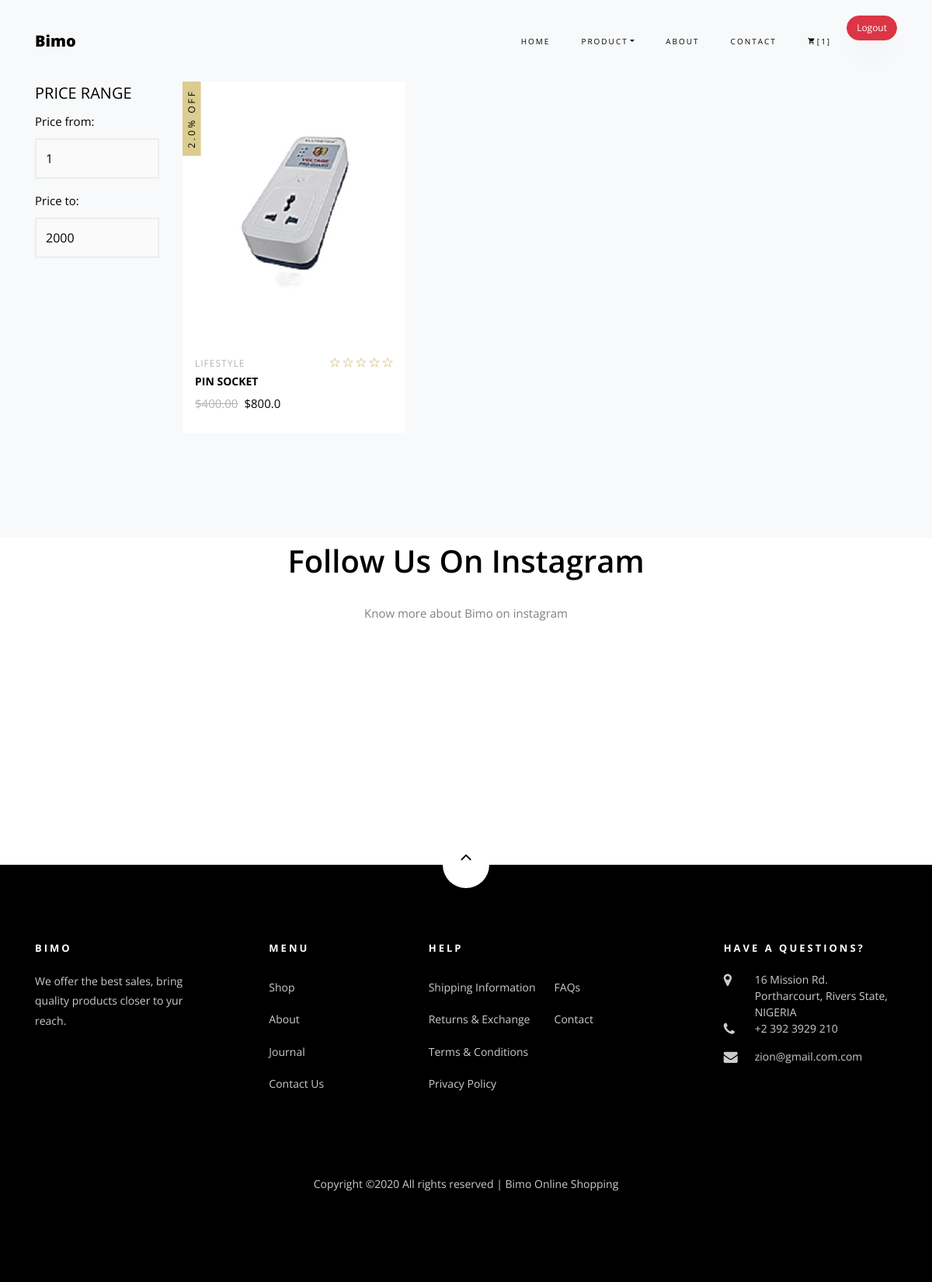
Screenshot of /Bimo/Electronics/ (signed in) with the database file from the repository.
### Shopping/models.py (models this page shows, shortened)
class Order(models.Model):
    user = models.ForeignKey(settings.AUTH_USER_MODEL, on_delete=models.CASCADE)
    items = models.ManyToManyField(OrderedItem)
    date_ordered = models.DateTimeField(auto_now_add=True)
    status = models.BooleanField(default=False)
    billing_address = models.ForeignKey(
        'BillingAddress',on_delete=models.SET_NULL, null=True, blank=True)
    payment= models.ForeignKey(
        'Payment',on_delete=models.SET_NULL, null=True, blank=True)

class product(models.Model):
    slug = models.SlugField(default=PRODUCT_ID)
    title = models.CharField(max_length=100)
    price = models.FloatField()
    discount = models.FloatField(null=True, blank=True)
    P_type = models.CharField(choices=PRODUCT_TYPE, max_length=2)
    size = models.CharField(choices=PRODUCT_SIZE, max_length=2)
    sample = models.ImageField()
    Date = models.DateTimeField(auto_now=True)
    Time = models.TimeField(auto_now=True)

### Shopping/views.py (the view)
# urls.py: path('Electronics/', Electronics, name='Electronics'),
@login_required()
def Electronics(request):
  products = product.objects.filter(P_type='EL')
  context = {'Electronic':products}
  return render(request,'electronics.html',context)

### Shopping/templatetags/cart_template_tags.py (called while the page is built)
@register.filter
def cart_item_count(user):
    if user.is_authenticated:
        qs = Order.objects.filter(user=user, status=False)
        if qs.exists():
            return qs[0].items.count()
    return 0

### templates/electronics.html (shortened to what this page needs)
{% extends 'base.html'%}
{% block header %}
{% load static %}
    <section class="ftco-section bg-light">
    	<div class="container">
    		<div class="row">
    			<div class="col-md-8 col-lg-10 order-md-last">
    				<div class="row">
                        {% for product in Electronic %}
		    			<div class="col-sm-12 col-md-12 col-lg-4 ftco-animate d-flex">
		    				<div class="product d-flex flex-column">
		    					<a href="{% url 'Product_Single' product.slug %}" class="img-prod"><img class="img-fluid" src="{{product.sample.url}}" alt="Colorlib Template">
		    						<span class="status">{{product.discount}}% Off</span>
		    					</a>
		    					<div class="text py-3 pb-4 px-3">
		    						<div class="d-flex">
		    							<div class="cat">
				    						<span>Lifestyle</span>
				    					</div>
				    					<div class="rating">
			    							<p class="text-right mb-0">
			    								<a href="#"><span class="ion-ios-star-outline"></span></a>
			    								<a href="#"><span class="ion-ios-star-outline"></span></a>
			    								<a href="#"><span class="ion-ios-star-outline"></span></a>
			    								<a href="#"><span class="ion-ios-star-outline"></span></a>
			    								<a href="#"><span class="ion-ios-star-outline"></span></a>
			    							</p>
			    						</div>
			    					</div>
		    						<h3><a href="#">{{product.title}}</a></h3>
		  							<div class="pricing">
			    						<p class="price"><span class="mr-2 price-dc">$400.00</span><span class="price-sale">${{product.price}}</span></p>
			    					</div>
		    					</div>
		    				</div>
		    			</div>
						{% endfor %}
		    		</div>
		    	</div>
		    	<div class="col-md-4 col-lg-2">
		    		<div class="sidebar">
							<div class="sidebar-box-2">
								<h2 class="heading">Price Range</h2>
								<form method="post" class="colorlib-form-2">
		              <div class="row">
		                <div class="col-md-12">
		                  <div class="form-group">
		                    <label for="guests">Price from:</label>
		                    <div class="form-field">
		                      <select name="people" id="people" class="form-control">
		                        <option value="#">1</option>
		                      </select>
		                    </div>
		                  </div>
		                </div>
		                <div class="col-md-12">
		                  <div class="form-group">
		                    <label for="guests">Price to:</label>
		                    <div class="form-field">
		                      <select name="people" id="people" class="form-control">
		                        <option value="#">2000</option>
		                      </select>
		                    </div>
		                  </div>
		                </div>
		              </div>
		            </form>
							</div>
						</div>
    			</div>
    		</div>
    	</div>
    </section>
<section class="ftco-gallery">
    	<div class="container">
    		<div class="row justify-content-center">
    			<div class="col-md-8 heading-section text-center mb-4 ftco-animate">
            <h2 class="mb-4">Follow Us On Instagram</h2>
            <p>Know more about Bimo on instagram</p>
          </div>
    		</div>
    	</div>
    	<div class="container-fluid px-0">
    		<div class="row no-gutters">
        </div>
    	</div>
    </section>
    <footer class="ftco-footer ftco-section">
      <div class="container">
      	<div class="row">
      		<div class="mouse">
						<a href="#" class="mouse-icon">
							<div class="mouse-wheel"><span class="ion-ios-arrow-up"></span></div>
						</a>
					</div>
      	</div>
        <div class="row mb-5">
          <div class="col-md">
            <div class="ftco-footer-widget mb-4">
              <h2 class="ftco-heading-2">Bimo</h2>
              <p>We offer the best sales, bring quality products closer to yur reach.</p>
              <ul class="ftco-footer-social list-unstyled float-md-left float-lft mt-5">
              </ul>
            </div>
          </div>
          <div class="col-md">
            <div class="ftco-footer-widget mb-4 ml-md-5">
              <h2 class="ftco-heading-2">Menu</h2>
              <ul class="list-unstyled">
                <li><a href="#" class="py-2 d-block">Shop</a></li>
                <li><a href="#" class="py-2 d-block">About</a></li>
                <li><a href="#" class="py-2 d-block">Journal</a></li>
                <li><a href="#" class="py-2 d-block">Contact Us</a></li>
              </ul>
            </div>
          </div>
          <div class="col-md-4">
             <div class="ftco-footer-widget mb-4">
              <h2 class="ftco-heading-2">Help</h2>
              <div class="d-flex">
	              <ul class="list-unstyled mr-l-5 pr-l-3 mr-4">
	                <li><a href="#" class="py-2 d-block">Shipping Information</a></li>
	                <li><a href="#" class="py-2 d-block">Returns &amp; Exchange</a></li>
	                <li><a href="#" class="py-2 d-block">Terms &amp; Conditions</a></li>
	                <li><a href="#" class="py-2 d-block">Privacy Policy</a></li>
	              </ul>
	              <ul class="list-unstyled">
	                <li><a href="#" class="py-2 d-block">FAQs</a></li>
	                <li><a href="#" class="py-2 d-block">Contact</a></li>
	              </ul>
	            </div>
            </div>
          </div>
          <div class="col-md">
            <div class="ftco-footer-widget mb-4">
            	<h2 class="ftco-heading-2">Have a Questions?</h2>
            	<div class="block-23 mb-3">
	              <ul>
	                <li><span class="icon icon-map-marker"></span><span class="text">16 Mission Rd. Portharcourt,  Rivers State, NIGERIA</span></li>
	                <li><a href="#"><span class="icon icon-phone"></span><span class="text">+2 392 3929 210</span></a></li>
	                <li><a href="#"><span class="icon icon-envelope"></span><span class="text">zion@gmail.com.com</span></a></li>
	              </ul>
	            </div>
            </div>
          </div>
        </div>
        <div class="row">
          <div class="col-md-12 text-center">
            <p>
						  Copyright &copy;<script>document.write(new Date().getFullYear());</script> All rights reserved | Bimo Online Shopping</i></a>
						</p>
          </div>
        </div>
      </div>
    </footer>
 {% endblock %}

### templates/base.html (shortened to what this page needs)
{% load static %}
{% load cart_template_tags %}
<!DOCTYPE html>
<html lang="en">
  <head>
    <link rel="stylesheet" href="{% static 'assets/css/open-iconic-bootstrap.min.css' %}">
    <link rel="stylesheet" href="{% static 'assets/css/animate.css' %}">
    <link rel="stylesheet" href="{% static 'assets/css/owl.carousel.min.css' %}">
    <link rel="stylesheet" href="{% static 'assets/css/owl.theme.default.min.css' %}">
    <link rel="stylesheet" href="{% static 'assets/css/magnific-popup.css' %}">
    <link rel="stylesheet" href="{% static 'assets/css/aos.css' %}">
    <link rel="stylesheet" href="{% static 'assets/css/ionicons.min.css' %}">
    <link rel="stylesheet" href="{% static 'assets/css/bootstrap-datepicker.css' %}">
    <link rel="stylesheet" href="{% static 'assets/css/jquery.timepicker.css' %}">
    <link rel="stylesheet" href="{% static 'assets/css/flaticon.css' %}">
    <link rel="stylesheet" href="{% static 'assets/css/icomoon.css' %}">
    <link rel="stylesheet" href="{% static 'assets/css/style.css' %}">
  </head>
  <body class="goto-here">
    <nav class="navbar navbar-expand-lg navbar-dark ftco_navbar bg-dark ftco-navbar-light" id="ftco-navbar">
        <div class="container">
          <a class="navbar-brand" href="index.html">Bimo</a>
          <div class="collapse navbar-collapse" id="ftco-nav">
            <ul class="navbar-nav ml-auto">
              <li class="nav-item active"><a href="{% url 'Index' %}" class="nav-link">Home</a></li>
              <li class="nav-item dropdown">
              <a class="nav-link dropdown-toggle" href="#" id="dropdown04" data-toggle="dropdown" aria-haspopup="true" aria-expanded="false">Product</a>
            </li>
              <li class="nav-item"><a href="{% url 'About' %}" class="nav-link">About</a></li>
              <li class="nav-item"><a href="{% url 'Contact' %}" class="nav-link">Contact</a></li>
              <li class="nav-item cta cta-colored"><a href="{% url 'Cart' %}" class="nav-link"><span class="icon-shopping_cart"></span>[{{request.user|cart_item_count}}]</a></li>
              <br><form action="{% url 'Logout' %}" method="post">{% csrf_token %}
                   {% if user.is_authenticated %}
                   <li class="nav-item"><button type="submit" class="btn btn-danger">Logout</button></a></li>
              </form>
                {% else %}
                     <li class="nav-item"><a href="{% url 'home' %}" ><button type="submit" class="btn btn-info">Login</button></a></li>
                    {% endif %}
            </ul>
          </div>
        </div>
      </nav>
    {% block header %}
    {% endblock %}

### static/assets/css/icomoon.css (style rules this page uses)
[class^="icon-"], [class*=" icon-"] { font-family: 'icomoon' !important; speak: none; font-style: normal; font-weight: normal; font-variant: normal; text-transform: none; line-height: 1; -webkit-font-smoothing: antialiased; -moz-osx-font-smoothing: grayscale; }
.icon-map-marker:before { content: "\f041"; }
.icon-phone:before { content: "\f095"; }
.icon-envelope:before { content: "\f0e0"; }
.icon-shopping_cart:before { content: "\e8cc"; }

### rows the page displays
product: sample (picture), discount "2.0", title "PIN SOCKET", price "800.0"

### other values shown
{{ request.user|cart_item_count }} "1"
